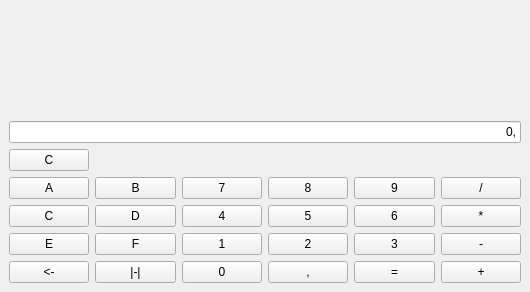
<?xml version="1.0" encoding="UTF-8"?>
<ui version="4.0">
 <class>MainWindow</class>
 <widget class="QMainWindow" name="MainWindow">
  <property name="geometry">
   <rect>
    <x>0</x>
    <y>0</y>
    <width>530</width>
    <height>292</height>
   </rect>
  </property>
  <property name="sizePolicy">
   <sizepolicy hsizetype="Fixed" vsizetype="Fixed">
    <horstretch>0</horstretch>
    <verstretch>0</verstretch>
   </sizepolicy>
  </property>
  <property name="minimumSize">
   <size>
    <width>530</width>
    <height>292</height>
   </size>
  </property>
  <property name="maximumSize">
   <size>
    <width>530</width>
    <height>292</height>
   </size>
  </property>
  <property name="windowTitle">
   <string>MainWindow</string>
  </property>
  <widget class="QWidget" name="centralwidget">
   <layout class="QVBoxLayout" name="verticalLayout_2">
    <item>
     <layout class="QVBoxLayout" name="verticalLayout">
      <item>
       <layout class="QHBoxLayout" name="horizontalLayout_4">
        <item>
         <spacer name="horizontalSpacer">
          <property name="orientation">
           <enum>Qt::Horizontal</enum>
          </property>
          <property name="sizeHint" stdset="0">
           <size>
            <width>40</width>
            <height>20</height>
           </size>
          </property>
         </spacer>
        </item>
        <item>
         <widget class="QLabel" name="label">
          <property name="text">
           <string> </string>
          </property>
         </widget>
        </item>
       </layout>
      </item>
      <item>
       <layout class="QHBoxLayout" name="horizontalLayout_5">
        <item>
         <widget class="QLineEdit" name="lineEdit">
          <property name="text">
           <string>0,</string>
          </property>
          <property name="maxLength">
           <number>36</number>
          </property>
          <property name="alignment">
           <set>Qt::AlignRight|Qt::AlignTrailing|Qt::AlignVCenter</set>
          </property>
          <property name="readOnly">
           <bool>true</bool>
          </property>
         </widget>
        </item>
       </layout>
      </item>
     </layout>
    </item>
    <item>
     <layout class="QGridLayout" name="gridLayout_2">
      <item row="3" column="0">
       <widget class="QPushButton" name="bE">
        <property name="sizePolicy">
         <sizepolicy hsizetype="Minimum" vsizetype="Minimum">
          <horstretch>0</horstretch>
          <verstretch>0</verstretch>
         </sizepolicy>
        </property>
        <property name="text">
         <string>E</string>
        </property>
       </widget>
      </item>
      <item row="4" column="2">
       <widget class="QPushButton" name="b0">
        <property name="sizePolicy">
         <sizepolicy hsizetype="Minimum" vsizetype="Minimum">
          <horstretch>0</horstretch>
          <verstretch>0</verstretch>
         </sizepolicy>
        </property>
        <property name="text">
         <string>0</string>
        </property>
       </widget>
      </item>
      <item row="3" column="3">
       <widget class="QPushButton" name="b2">
        <property name="sizePolicy">
         <sizepolicy hsizetype="Minimum" vsizetype="Minimum">
          <horstretch>0</horstretch>
          <verstretch>0</verstretch>
         </sizepolicy>
        </property>
        <property name="text">
         <string>2</string>
        </property>
       </widget>
      </item>
      <item row="2" column="4">
       <widget class="QPushButton" name="b6">
        <property name="sizePolicy">
         <sizepolicy hsizetype="Minimum" vsizetype="Minimum">
          <horstretch>0</horstretch>
          <verstretch>0</verstretch>
         </sizepolicy>
        </property>
        <property name="text">
         <string>6</string>
        </property>
       </widget>
      </item>
      <item row="2" column="0">
       <widget class="QPushButton" name="bC">
        <property name="sizePolicy">
         <sizepolicy hsizetype="Minimum" vsizetype="Minimum">
          <horstretch>0</horstretch>
          <verstretch>0</verstretch>
         </sizepolicy>
        </property>
        <property name="text">
         <string>C</string>
        </property>
       </widget>
      </item>
      <item row="1" column="0">
       <widget class="QPushButton" name="bA">
        <property name="sizePolicy">
         <sizepolicy hsizetype="Minimum" vsizetype="Minimum">
          <horstretch>0</horstretch>
          <verstretch>0</verstretch>
         </sizepolicy>
        </property>
        <property name="text">
         <string>A</string>
        </property>
       </widget>
      </item>
      <item row="2" column="1">
       <widget class="QPushButton" name="bD">
        <property name="sizePolicy">
         <sizepolicy hsizetype="Minimum" vsizetype="Minimum">
          <horstretch>0</horstretch>
          <verstretch>0</verstretch>
         </sizepolicy>
        </property>
        <property name="text">
         <string>D</string>
        </property>
       </widget>
      </item>
      <item row="3" column="2">
       <widget class="QPushButton" name="b1">
        <property name="sizePolicy">
         <sizepolicy hsizetype="Minimum" vsizetype="Minimum">
          <horstretch>0</horstretch>
          <verstretch>0</verstretch>
         </sizepolicy>
        </property>
        <property name="text">
         <string>1</string>
        </property>
       </widget>
      </item>
      <item row="2" column="3">
       <widget class="QPushButton" name="b5">
        <property name="sizePolicy">
         <sizepolicy hsizetype="Minimum" vsizetype="Minimum">
          <horstretch>0</horstretch>
          <verstretch>0</verstretch>
         </sizepolicy>
        </property>
        <property name="text">
         <string>5</string>
        </property>
       </widget>
      </item>
      <item row="3" column="5">
       <widget class="QPushButton" name="bMinus">
        <property name="sizePolicy">
         <sizepolicy hsizetype="Minimum" vsizetype="Minimum">
          <horstretch>0</horstretch>
          <verstretch>0</verstretch>
         </sizepolicy>
        </property>
        <property name="text">
         <string>-</string>
        </property>
       </widget>
      </item>
      <item row="4" column="3">
       <widget class="QPushButton" name="bComma">
        <property name="sizePolicy">
         <sizepolicy hsizetype="Minimum" vsizetype="Minimum">
          <horstretch>0</horstretch>
          <verstretch>0</verstretch>
         </sizepolicy>
        </property>
        <property name="text">
         <string>,</string>
        </property>
       </widget>
      </item>
      <item row="1" column="4">
       <widget class="QPushButton" name="b9">
        <property name="sizePolicy">
         <sizepolicy hsizetype="Minimum" vsizetype="Minimum">
          <horstretch>0</horstretch>
          <verstretch>0</verstretch>
         </sizepolicy>
        </property>
        <property name="text">
         <string>9</string>
        </property>
       </widget>
      </item>
      <item row="4" column="4">
       <widget class="QPushButton" name="bEqual">
        <property name="sizePolicy">
         <sizepolicy hsizetype="Minimum" vsizetype="Minimum">
          <horstretch>0</horstretch>
          <verstretch>0</verstretch>
         </sizepolicy>
        </property>
        <property name="text">
         <string>=</string>
        </property>
       </widget>
      </item>
      <item row="2" column="5">
       <widget class="QPushButton" name="bMul">
        <property name="sizePolicy">
         <sizepolicy hsizetype="Minimum" vsizetype="Minimum">
          <horstretch>0</horstretch>
          <verstretch>0</verstretch>
         </sizepolicy>
        </property>
        <property name="text">
         <string>*</string>
        </property>
       </widget>
      </item>
      <item row="4" column="1">
       <widget class="QPushButton" name="bMinus1">
        <property name="sizePolicy">
         <sizepolicy hsizetype="Minimum" vsizetype="Minimum">
          <horstretch>0</horstretch>
          <verstretch>0</verstretch>
         </sizepolicy>
        </property>
        <property name="text">
         <string>|-|</string>
        </property>
       </widget>
      </item>
      <item row="1" column="2">
       <widget class="QPushButton" name="b7">
        <property name="sizePolicy">
         <sizepolicy hsizetype="Minimum" vsizetype="Minimum">
          <horstretch>0</horstretch>
          <verstretch>0</verstretch>
         </sizepolicy>
        </property>
        <property name="text">
         <string>7</string>
        </property>
       </widget>
      </item>
      <item row="1" column="1">
       <widget class="QPushButton" name="bB">
        <property name="sizePolicy">
         <sizepolicy hsizetype="Minimum" vsizetype="Minimum">
          <horstretch>0</horstretch>
          <verstretch>0</verstretch>
         </sizepolicy>
        </property>
        <property name="text">
         <string>B</string>
        </property>
       </widget>
      </item>
      <item row="2" column="2">
       <widget class="QPushButton" name="b4">
        <property name="sizePolicy">
         <sizepolicy hsizetype="Minimum" vsizetype="Minimum">
          <horstretch>0</horstretch>
          <verstretch>0</verstretch>
         </sizepolicy>
        </property>
        <property name="text">
         <string>4</string>
        </property>
       </widget>
      </item>
      <item row="1" column="3">
       <widget class="QPushButton" name="b8">
        <property name="sizePolicy">
         <sizepolicy hsizetype="Minimum" vsizetype="Minimum">
          <horstretch>0</horstretch>
          <verstretch>0</verstretch>
         </sizepolicy>
        </property>
        <property name="text">
         <string>8</string>
        </property>
       </widget>
      </item>
      <item row="3" column="4">
       <widget class="QPushButton" name="b3">
        <property name="sizePolicy">
         <sizepolicy hsizetype="Minimum" vsizetype="Minimum">
          <horstretch>0</horstretch>
          <verstretch>0</verstretch>
         </sizepolicy>
        </property>
        <property name="text">
         <string>3</string>
        </property>
       </widget>
      </item>
      <item row="4" column="5">
       <widget class="QPushButton" name="bPlus">
        <property name="sizePolicy">
         <sizepolicy hsizetype="Minimum" vsizetype="Minimum">
          <horstretch>0</horstretch>
          <verstretch>0</verstretch>
         </sizepolicy>
        </property>
        <property name="text">
         <string>+</string>
        </property>
       </widget>
      </item>
      <item row="3" column="1">
       <widget class="QPushButton" name="bF">
        <property name="sizePolicy">
         <sizepolicy hsizetype="Minimum" vsizetype="Minimum">
          <horstretch>0</horstretch>
          <verstretch>0</verstretch>
         </sizepolicy>
        </property>
        <property name="text">
         <string>F</string>
        </property>
       </widget>
      </item>
      <item row="1" column="5">
       <widget class="QPushButton" name="bDiv">
        <property name="sizePolicy">
         <sizepolicy hsizetype="Minimum" vsizetype="Minimum">
          <horstretch>0</horstretch>
          <verstretch>0</verstretch>
         </sizepolicy>
        </property>
        <property name="text">
         <string>/</string>
        </property>
       </widget>
      </item>
      <item row="4" column="0">
       <widget class="QPushButton" name="bBackspace">
        <property name="sizePolicy">
         <sizepolicy hsizetype="Minimum" vsizetype="Minimum">
          <horstretch>0</horstretch>
          <verstretch>0</verstretch>
         </sizepolicy>
        </property>
        <property name="text">
         <string>&lt;-</string>
        </property>
       </widget>
      </item>
      <item row="0" column="0">
       <widget class="QPushButton" name="bReset">
        <property name="sizePolicy">
         <sizepolicy hsizetype="Minimum" vsizetype="Minimum">
          <horstretch>0</horstretch>
          <verstretch>0</verstretch>
         </sizepolicy>
        </property>
        <property name="styleSheet">
         <string notr="true"/>
        </property>
        <property name="text">
         <string>C</string>
        </property>
       </widget>
      </item>
     </layout>
    </item>
   </layout>
  </widget>
 </widget>
 <resources/>
 <connections/>
</ui>
